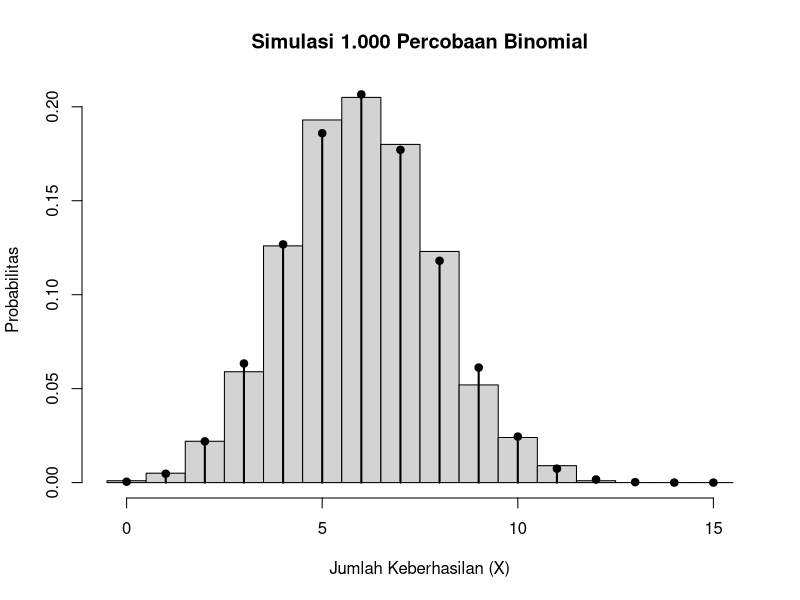

Here is the R script that generated this plot:
# 1. Jika rata-rata pelanggan datang ke toko ada;lah 3 orang per jam, modelkan 
#dengan Poisson dan hitung


# Rata-rata pelanggan datang = 3 orang per jam
lambda <- 3

# Model: X ~ Poisson(lambda = 3)

# Menghitung P(X >= 5)
P_X_ge_5 <- 1 - ppois(4, lambda)

cat("P(X >= 5) =", P_X_ge_5, "\n")
cat("P(X >= 5) =", round(P_X_ge_5 * 100, 2), "%\n")



# 2. Dari 100 bola (20 berwarna merah), diambil 10 tanpa pengaembalian. 
#Modelkan jumlah bola merah yang diambil dengan distribusi yang tepat
#Diketahui
# Total bola = 100
# Bola merah = 20
# Bola tidak merah = 80
# Bola yang diambil = 10
# Pengambilan TANPA pengembalian

N <- 100
K <- 20
n <- 10

# Model: X ~ Hypergeometric(N=100, K=20, n=10)

# Nilai X = 0 sampai 10
x_hyper <- 0:n

# Menghitung PMF
P_hyper <- dhyper(
  x_hyper,
  K,
  N - K,
  n
)

# Membuat tabel
tabel_hyper <- data.frame(
  Jumlah_Bola_Merah = x_hyper,
  Probabilitas = P_hyper
)

print(tabel_hyper)



# 3. Simulasikan 1000 percobaan binomial (n = 15, p = 0.4) dan 
#bandingkan histogram hasil simulasi dengan PMF teoretis


# X ~ Binomial(n=15, p=0.4)

set.seed(123)

# Simulasi 1.000 percobaan
hasil <- rbinom(
  n = 1000,
  size = 15,
  prob = 0.4
)

# Nilai X yang mungkin
x_binom <- 0:15

# PMF teoretis
pmf_binom <- dbinom(
  x_binom,
  size = 15,
  prob = 0.4
)

# Histogram hasil simulasi
hist(
  hasil,
  breaks = seq(-0.5, 15.5, by = 1),
  probability = TRUE,
  main = "Simulasi 1.000 Percobaan Binomial",
  xlab = "Jumlah Keberhasilan (X)",
  ylab = "Probabilitas"
)

# Menambahkan PMF teoretis
points(
  x_binom,
  pmf_binom,
  pch = 19
)

lines(
  x_binom,
  pmf_binom,
  type = "h",
  lwd = 2
)



# TABEL PMF TEORETIS BINOMIAL
# 
tabel_binom <- data.frame(
  X = x_binom,
  PMF_Teoretis = pmf_binom
)

print(tabel_binom)
